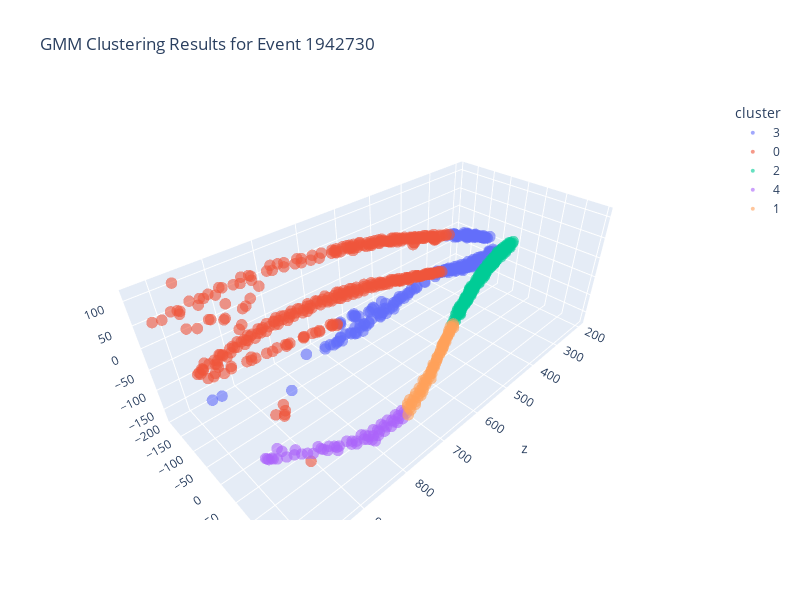

Notebook code cell kept with this figure:
### Markdown cell above
## gaussian mixture

### Code cell
from sklearn.mixture import GaussianMixture
from matplotlib.patches import Ellipse
from itertools import cycle
from mpl_toolkits.mplot3d import Axes3D
import pandas as pd
        
gmm = GaussianMixture(n_components=5, covariance_type="full")
labels = gmm.fit_predict(X_scaled)

df = pd.DataFrame(X, columns=["x", "y", "z"])
df["cluster"] = labels.astype(str)

# Plot
fig = px.scatter_3d(
    df,
    x="z",
    y="x",
    z="y",
    color="cluster",
    opacity=0.6,
    title=f"GMM Clustering Results for Event {event}",
    width=800,
    height=600
    
)

fig.update_traces(marker=dict(size=4))
fig.show()

### Figure 1 — Plotly figure (JSON) as saved in the notebook; plotly's stock layout.template omitted (floating-point values rounded to 4 significant figures; data arrays with more than 128 entries replaced by an {"elided": "..."} marker saying what was removed)
{"data": [{"hovertemplate": "cluster=3<br>z=%{x}<br>x=%{y}<br>y=%{z}<extra></extra>", "legendgroup": "3", "marker": {"color": "#636efa", "opacity": 0.6, "size": 4, "symbol": "circle"}, "mode": "markers", "name": "3", "scene": "scene", "showlegend": true, "type": "scatter3d", "x": {"elided": "249 float values"}, "y": {"elided": "249 float values"}, "z": {"elided": "249 float values"}}, {"hovertemplate": "cluster=0<br>z=%{x}<br>x=%{y}<br>y=%{z}<extra></extra>", "legendgroup": "0", "marker": {"color": "#EF553B", "opacity": 0.6, "size": 4, "symbol": "circle"}, "mode": "markers", "name": "0", "scene": "scene", "showlegend": true, "type": "scatter3d", "x": {"elided": "355 float values"}, "y": {"elided": "355 float values"}, "z": {"elided": "355 float values"}}, {"hovertemplate": "cluster=2<br>z=%{x}<br>x=%{y}<br>y=%{z}<extra></extra>", "legendgroup": "2", "marker": {"color": "#00cc96", "opacity": 0.6, "size": 4, "symbol": "circle"}, "mode": "markers", "name": "2", "scene": "scene", "showlegend": true, "type": "scatter3d", "x": {"elided": "178 float values"}, "y": {"elided": "178 float values"}, "z": {"elided": "178 float values"}}, {"hovertemplate": "cluster=4<br>z=%{x}<br>x=%{y}<br>y=%{z}<extra></extra>", "legendgroup": "4", "marker": {"color": "#ab63fa", "opacity": 0.6, "size": 4, "symbol": "circle"}, "mode": "markers", "name": "4", "scene": "scene", "showlegend": true, "type": "scatter3d", "x": [964.4, 935.5, 957.7, 948.3, 932.9, 904.0, 912.0, 910.6, 872.8, 869.5, 874.5, 883.2, 885.1, 930.7, 919.5, 909.5, 925.7, 976.4, 973.4, 1012.0, 1007.0, 1006.0, 994.1, 1014.0, 1001.0, 994.7, 1013.0, 986.4, 850.7, 815.2, 821.8, 833.7, 839.2, 833.2, 840.4, 846.5, 853.6, 849.8, 824.4, 801.6, 781.9, 814.5, 794.8, 794.2, 802.8, 743.1, 728.8, 729.4, 762.3, 749.3, 736.4, 757.1, 770.6, 771.0, 753.6, 781.6], "y": [152.2, 152.2, 157.1, 157.1, 162.0, 162.0, 166.9, 166.9, 166.9, 162.0, 157.1, 166.9, 157.1, 152.2, 157.1, 157.1, 162.0, 152.2, 152.2, 144.8, 142.3, 144.8, 152.2, 139.9, 147.2, 139.9, 142.3, 147.2, 152.2, 157.1, 162.0, 166.9, 157.1, 162.0, 166.9, 157.1, 162.0, 166.9, 152.2, 147.2, 142.3, 152.2, 147.2, 152.2, 157.1, 142.3, 137.4, 132.5, 147.2, 137.4, 132.5, 137.4, 142.3, 147.2, 142.3, 152.2], "z": [-38.26, -46.76, -38.26, -46.76, -46.76, -63.76, -55.26, -63.76, -80.76, -80.76, -80.76, -72.26, -72.26, -55.26, -55.26, -63.76, -55.26, -29.75, -21.25, -14.88, -19.13, -19.13, -6.376, -14.88, -21.25, -10.63, -14.88, -29.75, -89.26, -106.3, -106.3, -106.3, -97.77, -97.77, -97.77, -89.26, -89.26, -89.26, -97.77, -106.3, -114.8, -106.3, -114.8, -114.8, -114.8, -140.3, -140.3, -140.3, -131.8, -131.8, -131.8, -123.3, -123.3, -123.3, -131.8, -123.3]}, {"hovertemplate": "cluster=1<br>z=%{x}<br>x=%{y}<br>y=%{z}<extra></extra>", "legendgroup": "1", "marker": {"color": "#FFA15A", "opacity": 0.6, "size": 4, "symbol": "circle"}, "mode": "markers", "name": "1", "scene": "scene", "showlegend": true, "type": "scatter3d", "x": [670.9, 714.9, 710.3, 698.8, 688.1, 682.7, 723.5, 711.0, 709.2, 699.3, 690.7, 681.0, 671.4, 626.2, 639.0, 640.0, 645.7, 652.2, 656.2, 656.0, 660.8, 595.0, 592.6, 598.9, 604.6, 617.9, 606.0, 620.5, 629.6, 634.2, 562.2, 575.5, 586.6, 584.8, 514.3, 510.5, 511.4, 507.4, 497.5, 552.2, 490.1, 559.1, 504.5, 576.1, 507.4, 582.2, 537.7, 463.5, 553.4, 545.2, 458.1, 496.5, 452.4, 477.1, 468.8, 459.0, 456.6, 488.2, 476.4, 467.1, 460.8, 565.5, 528.9, 532.1, 518.3], "y": [112.9, 127.6, 122.7, 117.8, 122.7, 117.8, 137.4, 132.5, 127.6, 122.7, 117.8, 112.9, 108.0, 93.26, 98.16, 98.16, 103.1, 103.1, 103.1, 108.0, 108.0, 78.53, 78.53, 83.44, 83.44, 88.35, 83.44, 88.35, 93.26, 93.26, 63.81, 68.72, 73.62, 73.62, 44.17, 39.27, 39.27, 34.36, 34.36, 58.9, 34.36, 63.81, 39.27, 68.72, 44.17, 73.62, 53.99, 29.45, 58.9, 53.99, 24.54, 29.45, 19.63, 29.45, 24.54, 19.63, 14.72, 29.45, 24.54, 19.63, 14.72, 63.81, 49.08, 49.08, 44.17], "z": [-157.3, -140.3, -140.3, -140.3, -157.3, -157.3, -148.8, -148.8, -148.8, -148.8, -148.8, -148.8, -148.8, -165.8, -165.8, -157.3, -165.8, -157.3, -148.8, -165.8, -157.3, -165.8, -157.3, -174.3, -165.8, -165.8, -157.3, -157.3, -157.3, -148.8, -165.8, -165.8, -165.8, -174.3, -157.3, -165.8, -157.3, -165.8, -157.3, -157.3, -148.8, -157.3, -148.8, -157.3, -148.8, -157.3, -157.3, -140.3, -165.8, -165.8, -140.3, -165.8, -140.3, -148.8, -148.8, -148.8, -148.8, -157.3, -157.3, -157.3, -157.3, -174.3, -157.3, -165.8, -165.8]}], "layout": {"height": 600, "legend": {"title": {"text": "cluster"}, "tracegroupgap": 0}, "scene": {"domain": {"x": [0, 1], "y": [0, 1]}, "xaxis": {"title": {"text": "z"}}, "yaxis": {"title": {"text": "x"}}, "zaxis": {"title": {"text": "y"}}}, "title": {"text": "GMM Clustering Results for Event 1942730"}, "width": 800}}
